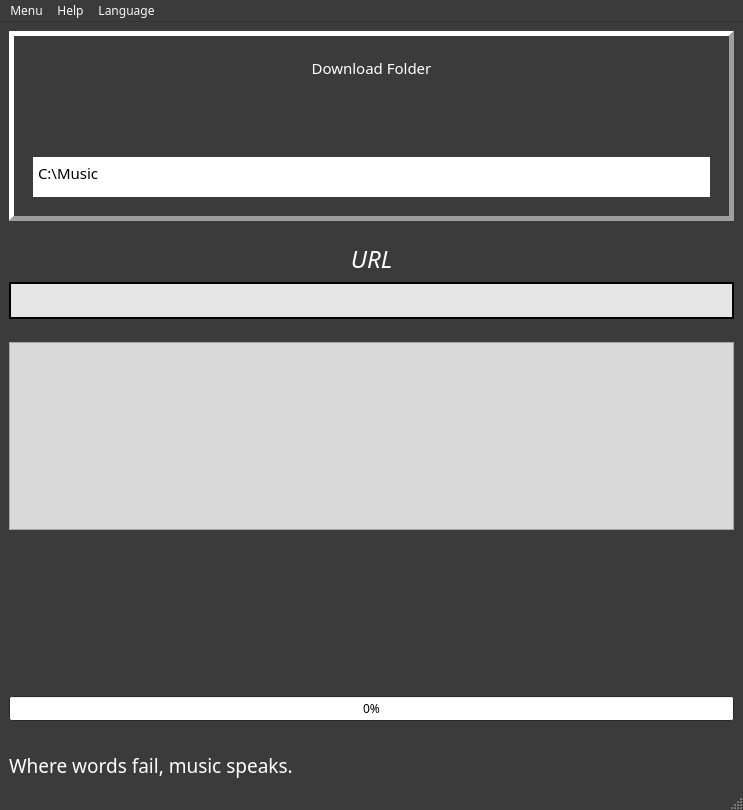
<?xml version="1.0" encoding="UTF-8"?>
<ui version="4.0">
 <class>MainWindow</class>
 <widget class="QMainWindow" name="MainWindow">
  <property name="geometry">
   <rect>
    <x>0</x>
    <y>0</y>
    <width>743</width>
    <height>810</height>
   </rect>
  </property>
  <property name="maximumSize">
   <size>
    <width>1920</width>
    <height>1080</height>
   </size>
  </property>
  <property name="palette">
   <palette>
    <active>
     <colorrole role="WindowText">
      <brush brushstyle="SolidPattern">
       <color alpha="255">
        <red>255</red>
        <green>255</green>
        <blue>255</blue>
       </color>
      </brush>
     </colorrole>
     <colorrole role="Text">
      <brush brushstyle="SolidPattern">
       <color alpha="255">
        <red>0</red>
        <green>0</green>
        <blue>0</blue>
       </color>
      </brush>
     </colorrole>
     <colorrole role="ButtonText">
      <brush brushstyle="SolidPattern">
       <color alpha="255">
        <red>249</red>
        <green>249</green>
        <blue>249</blue>
       </color>
      </brush>
     </colorrole>
     <colorrole role="Base">
      <brush brushstyle="SolidPattern">
       <color alpha="255">
        <red>255</red>
        <green>255</green>
        <blue>255</blue>
       </color>
      </brush>
     </colorrole>
     <colorrole role="Window">
      <brush brushstyle="SolidPattern">
       <color alpha="255">
        <red>59</red>
        <green>59</green>
        <blue>59</blue>
       </color>
      </brush>
     </colorrole>
    </active>
    <inactive>
     <colorrole role="WindowText">
      <brush brushstyle="SolidPattern">
       <color alpha="255">
        <red>255</red>
        <green>255</green>
        <blue>255</blue>
       </color>
      </brush>
     </colorrole>
     <colorrole role="Text">
      <brush brushstyle="SolidPattern">
       <color alpha="255">
        <red>0</red>
        <green>0</green>
        <blue>0</blue>
       </color>
      </brush>
     </colorrole>
     <colorrole role="ButtonText">
      <brush brushstyle="SolidPattern">
       <color alpha="255">
        <red>249</red>
        <green>249</green>
        <blue>249</blue>
       </color>
      </brush>
     </colorrole>
     <colorrole role="Base">
      <brush brushstyle="SolidPattern">
       <color alpha="255">
        <red>255</red>
        <green>255</green>
        <blue>255</blue>
       </color>
      </brush>
     </colorrole>
     <colorrole role="Window">
      <brush brushstyle="SolidPattern">
       <color alpha="255">
        <red>59</red>
        <green>59</green>
        <blue>59</blue>
       </color>
      </brush>
     </colorrole>
    </inactive>
    <disabled>
     <colorrole role="WindowText">
      <brush brushstyle="SolidPattern">
       <color alpha="255">
        <red>120</red>
        <green>120</green>
        <blue>120</blue>
       </color>
      </brush>
     </colorrole>
     <colorrole role="Text">
      <brush brushstyle="SolidPattern">
       <color alpha="255">
        <red>120</red>
        <green>120</green>
        <blue>120</blue>
       </color>
      </brush>
     </colorrole>
     <colorrole role="ButtonText">
      <brush brushstyle="SolidPattern">
       <color alpha="255">
        <red>120</red>
        <green>120</green>
        <blue>120</blue>
       </color>
      </brush>
     </colorrole>
     <colorrole role="Base">
      <brush brushstyle="SolidPattern">
       <color alpha="255">
        <red>59</red>
        <green>59</green>
        <blue>59</blue>
       </color>
      </brush>
     </colorrole>
     <colorrole role="Window">
      <brush brushstyle="SolidPattern">
       <color alpha="255">
        <red>59</red>
        <green>59</green>
        <blue>59</blue>
       </color>
      </brush>
     </colorrole>
    </disabled>
   </palette>
  </property>
  <property name="font">
   <font>
    <family>Gill Sans MT</family>
    <pointsize>9</pointsize>
   </font>
  </property>
  <property name="windowTitle">
   <string>MyTuneFy</string>
  </property>
  <property name="windowIcon">
   <iconset resource="icons.qrc">
    <normaloff>:/spotify/resources/icons/cuffie.png</normaloff>:/spotify/resources/icons/cuffie.png</iconset>
  </property>
  <widget class="QWidget" name="centralwidget">
   <layout class="QVBoxLayout" name="verticalLayout_3">
    <item>
     <widget class="QFrame" name="frame_Folder">
      <property name="minimumSize">
       <size>
        <width>0</width>
        <height>190</height>
       </size>
      </property>
      <property name="frameShape">
       <enum>QFrame::Panel</enum>
      </property>
      <property name="frameShadow">
       <enum>QFrame::Raised</enum>
      </property>
      <property name="lineWidth">
       <number>5</number>
      </property>
      <layout class="QHBoxLayout" name="horizontalLayout_2">
       <item>
        <layout class="QVBoxLayout" name="verticalLayout_2">
         <property name="leftMargin">
          <number>10</number>
         </property>
         <property name="topMargin">
          <number>10</number>
         </property>
         <property name="rightMargin">
          <number>10</number>
         </property>
         <property name="bottomMargin">
          <number>10</number>
         </property>
         <item>
          <widget class="QLabel" name="label_DownloadFolder">
           <property name="minimumSize">
            <size>
             <width>0</width>
             <height>25</height>
            </size>
           </property>
           <property name="font">
            <font>
             <pointsize>11</pointsize>
            </font>
           </property>
           <property name="frameShape">
            <enum>QFrame::NoFrame</enum>
           </property>
           <property name="text">
            <string>Download Folder</string>
           </property>
           <property name="alignment">
            <set>Qt::AlignCenter</set>
           </property>
          </widget>
         </item>
         <item>
          <spacer name="verticalSpacer_7">
           <property name="orientation">
            <enum>Qt::Vertical</enum>
           </property>
           <property name="sizeType">
            <enum>QSizePolicy::Fixed</enum>
           </property>
           <property name="sizeHint" stdset="0">
            <size>
             <width>20</width>
             <height>10</height>
            </size>
           </property>
          </spacer>
         </item>
         <item>
          <widget class="QPushButton" name="pushButtonFolder">
           <property name="sizePolicy">
            <sizepolicy hsizetype="Minimum" vsizetype="Preferred">
             <horstretch>0</horstretch>
             <verstretch>0</verstretch>
            </sizepolicy>
           </property>
           <property name="minimumSize">
            <size>
             <width>0</width>
             <height>40</height>
            </size>
           </property>
           <property name="font">
            <font>
             <pointsize>10</pointsize>
            </font>
           </property>
           <property name="styleSheet">
            <string notr="true">background-color: rgb(253, 253, 253);
color: rgb(255, 255, 255);</string>
           </property>
           <property name="text">
            <string/>
           </property>
           <property name="icon">
            <iconset resource="icons.qrc">
             <normaloff>:/spotify/resources/icons/folder.png</normaloff>:/spotify/resources/icons/folder.png</iconset>
           </property>
           <property name="iconSize">
            <size>
             <width>40</width>
             <height>40</height>
            </size>
           </property>
           <property name="flat">
            <bool>true</bool>
           </property>
          </widget>
         </item>
         <item>
          <spacer name="verticalSpacer_6">
           <property name="orientation">
            <enum>Qt::Vertical</enum>
           </property>
           <property name="sizeHint" stdset="0">
            <size>
             <width>20</width>
             <height>10</height>
            </size>
           </property>
          </spacer>
         </item>
         <item>
          <widget class="QPlainTextEdit" name="plainTextDirectory">
           <property name="enabled">
            <bool>true</bool>
           </property>
           <property name="sizePolicy">
            <sizepolicy hsizetype="Preferred" vsizetype="Preferred">
             <horstretch>0</horstretch>
             <verstretch>0</verstretch>
            </sizepolicy>
           </property>
           <property name="minimumSize">
            <size>
             <width>200</width>
             <height>30</height>
            </size>
           </property>
           <property name="maximumSize">
            <size>
             <width>16777215</width>
             <height>40</height>
            </size>
           </property>
           <property name="font">
            <font>
             <pointsize>11</pointsize>
            </font>
           </property>
           <property name="whatsThis">
            <string>Download folder</string>
           </property>
           <property name="frameShape">
            <enum>QFrame::Box</enum>
           </property>
           <property name="frameShadow">
            <enum>QFrame::Plain</enum>
           </property>
           <property name="readOnly">
            <bool>true</bool>
           </property>
           <property name="plainText">
            <string>C:\Music</string>
           </property>
          </widget>
         </item>
        </layout>
       </item>
      </layout>
     </widget>
    </item>
    <item>
     <spacer name="verticalSpacer">
      <property name="orientation">
       <enum>Qt::Vertical</enum>
      </property>
      <property name="sizeType">
       <enum>QSizePolicy::Fixed</enum>
      </property>
      <property name="sizeHint" stdset="0">
       <size>
        <width>20</width>
        <height>15</height>
       </size>
      </property>
     </spacer>
    </item>
    <item>
     <widget class="QLabel" name="label_URL">
      <property name="maximumSize">
       <size>
        <width>16777215</width>
        <height>45</height>
       </size>
      </property>
      <property name="font">
       <font>
        <pointsize>18</pointsize>
        <italic>true</italic>
       </font>
      </property>
      <property name="text">
       <string>URL</string>
      </property>
      <property name="alignment">
       <set>Qt::AlignCenter</set>
      </property>
     </widget>
    </item>
    <item>
     <widget class="QPlainTextEdit" name="plainTextEditUrl">
      <property name="sizePolicy">
       <sizepolicy hsizetype="Preferred" vsizetype="Fixed">
        <horstretch>0</horstretch>
        <verstretch>0</verstretch>
       </sizepolicy>
      </property>
      <property name="minimumSize">
       <size>
        <width>0</width>
        <height>35</height>
       </size>
      </property>
      <property name="maximumSize">
       <size>
        <width>16777215</width>
        <height>40</height>
       </size>
      </property>
      <property name="palette">
       <palette>
        <active>
         <colorrole role="Button">
          <brush brushstyle="SolidPattern">
           <color alpha="255">
            <red>229</red>
            <green>229</green>
            <blue>229</blue>
           </color>
          </brush>
         </colorrole>
         <colorrole role="Text">
          <brush brushstyle="SolidPattern">
           <color alpha="255">
            <red>75</red>
            <green>129</green>
            <blue>173</blue>
           </color>
          </brush>
         </colorrole>
         <colorrole role="Base">
          <brush brushstyle="SolidPattern">
           <color alpha="255">
            <red>229</red>
            <green>229</green>
            <blue>229</blue>
           </color>
          </brush>
         </colorrole>
         <colorrole role="Window">
          <brush brushstyle="SolidPattern">
           <color alpha="255">
            <red>229</red>
            <green>229</green>
            <blue>229</blue>
           </color>
          </brush>
         </colorrole>
        </active>
        <inactive>
         <colorrole role="Button">
          <brush brushstyle="SolidPattern">
           <color alpha="255">
            <red>229</red>
            <green>229</green>
            <blue>229</blue>
           </color>
          </brush>
         </colorrole>
         <colorrole role="Text">
          <brush brushstyle="SolidPattern">
           <color alpha="255">
            <red>75</red>
            <green>129</green>
            <blue>173</blue>
           </color>
          </brush>
         </colorrole>
         <colorrole role="Base">
          <brush brushstyle="SolidPattern">
           <color alpha="255">
            <red>229</red>
            <green>229</green>
            <blue>229</blue>
           </color>
          </brush>
         </colorrole>
         <colorrole role="Window">
          <brush brushstyle="SolidPattern">
           <color alpha="255">
            <red>229</red>
            <green>229</green>
            <blue>229</blue>
           </color>
          </brush>
         </colorrole>
        </inactive>
        <disabled>
         <colorrole role="Button">
          <brush brushstyle="SolidPattern">
           <color alpha="255">
            <red>229</red>
            <green>229</green>
            <blue>229</blue>
           </color>
          </brush>
         </colorrole>
         <colorrole role="Text">
          <brush brushstyle="SolidPattern">
           <color alpha="255">
            <red>120</red>
            <green>120</green>
            <blue>120</blue>
           </color>
          </brush>
         </colorrole>
         <colorrole role="Base">
          <brush brushstyle="SolidPattern">
           <color alpha="255">
            <red>229</red>
            <green>229</green>
            <blue>229</blue>
           </color>
          </brush>
         </colorrole>
         <colorrole role="Window">
          <brush brushstyle="SolidPattern">
           <color alpha="255">
            <red>229</red>
            <green>229</green>
            <blue>229</blue>
           </color>
          </brush>
         </colorrole>
        </disabled>
       </palette>
      </property>
      <property name="font">
       <font>
        <family>Gill Sans MT</family>
        <pointsize>9</pointsize>
        <weight>50</weight>
        <bold>false</bold>
       </font>
      </property>
      <property name="statusTip">
       <string>Copiare link  Spotify qui</string>
      </property>
      <property name="autoFillBackground">
       <bool>true</bool>
      </property>
      <property name="styleSheet">
       <string notr="true">background-color: rgb(229, 229, 229);</string>
      </property>
      <property name="frameShape">
       <enum>QFrame::Box</enum>
      </property>
      <property name="frameShadow">
       <enum>QFrame::Plain</enum>
      </property>
      <property name="lineWidth">
       <number>2</number>
      </property>
      <property name="documentTitle">
       <string/>
      </property>
      <property name="plainText">
       <string/>
      </property>
      <property name="overwriteMode">
       <bool>false</bool>
      </property>
      <property name="backgroundVisible">
       <bool>false</bool>
      </property>
      <property name="centerOnScroll">
       <bool>false</bool>
      </property>
     </widget>
    </item>
    <item>
     <spacer name="verticalSpacer_3">
      <property name="orientation">
       <enum>Qt::Vertical</enum>
      </property>
      <property name="sizeHint" stdset="0">
       <size>
        <width>20</width>
        <height>20</height>
       </size>
      </property>
     </spacer>
    </item>
    <item>
     <widget class="QListWidget" name="listWidgetUrls">
      <property name="sizePolicy">
       <sizepolicy hsizetype="Expanding" vsizetype="Preferred">
        <horstretch>0</horstretch>
        <verstretch>0</verstretch>
       </sizepolicy>
      </property>
      <property name="minimumSize">
       <size>
        <width>350</width>
        <height>0</height>
       </size>
      </property>
      <property name="maximumSize">
       <size>
        <width>16777215</width>
        <height>200</height>
       </size>
      </property>
      <property name="palette">
       <palette>
        <active>
         <colorrole role="Button">
          <brush brushstyle="SolidPattern">
           <color alpha="255">
            <red>217</red>
            <green>217</green>
            <blue>217</blue>
           </color>
          </brush>
         </colorrole>
         <colorrole role="Text">
          <brush brushstyle="SolidPattern">
           <color alpha="255">
            <red>0</red>
            <green>117</green>
            <blue>0</blue>
           </color>
          </brush>
         </colorrole>
         <colorrole role="Base">
          <brush brushstyle="SolidPattern">
           <color alpha="255">
            <red>217</red>
            <green>217</green>
            <blue>217</blue>
           </color>
          </brush>
         </colorrole>
         <colorrole role="Window">
          <brush brushstyle="SolidPattern">
           <color alpha="255">
            <red>217</red>
            <green>217</green>
            <blue>217</blue>
           </color>
          </brush>
         </colorrole>
        </active>
        <inactive>
         <colorrole role="Button">
          <brush brushstyle="SolidPattern">
           <color alpha="255">
            <red>217</red>
            <green>217</green>
            <blue>217</blue>
           </color>
          </brush>
         </colorrole>
         <colorrole role="Text">
          <brush brushstyle="SolidPattern">
           <color alpha="255">
            <red>0</red>
            <green>117</green>
            <blue>0</blue>
           </color>
          </brush>
         </colorrole>
         <colorrole role="Base">
          <brush brushstyle="SolidPattern">
           <color alpha="255">
            <red>217</red>
            <green>217</green>
            <blue>217</blue>
           </color>
          </brush>
         </colorrole>
         <colorrole role="Window">
          <brush brushstyle="SolidPattern">
           <color alpha="255">
            <red>217</red>
            <green>217</green>
            <blue>217</blue>
           </color>
          </brush>
         </colorrole>
        </inactive>
        <disabled>
         <colorrole role="Button">
          <brush brushstyle="SolidPattern">
           <color alpha="255">
            <red>217</red>
            <green>217</green>
            <blue>217</blue>
           </color>
          </brush>
         </colorrole>
         <colorrole role="Text">
          <brush brushstyle="SolidPattern">
           <color alpha="255">
            <red>120</red>
            <green>120</green>
            <blue>120</blue>
           </color>
          </brush>
         </colorrole>
         <colorrole role="Base">
          <brush brushstyle="SolidPattern">
           <color alpha="255">
            <red>217</red>
            <green>217</green>
            <blue>217</blue>
           </color>
          </brush>
         </colorrole>
         <colorrole role="Window">
          <brush brushstyle="SolidPattern">
           <color alpha="255">
            <red>217</red>
            <green>217</green>
            <blue>217</blue>
           </color>
          </brush>
         </colorrole>
        </disabled>
       </palette>
      </property>
      <property name="font">
       <font>
        <family>Gill Sans MT</family>
        <pointsize>11</pointsize>
        <italic>true</italic>
       </font>
      </property>
      <property name="statusTip">
       <string>Doppio click sulla voce selezionata per rimuoverla dalla lista</string>
      </property>
      <property name="styleSheet">
       <string notr="true">background-color: rgb(217, 217, 217);</string>
      </property>
      <property name="alternatingRowColors">
       <bool>true</bool>
      </property>
      <property name="textElideMode">
       <enum>Qt::ElideRight</enum>
      </property>
      <property name="resizeMode">
       <enum>QListView::Adjust</enum>
      </property>
     </widget>
    </item>
    <item>
     <spacer name="verticalSpacer_4">
      <property name="orientation">
       <enum>Qt::Vertical</enum>
      </property>
      <property name="sizeHint" stdset="0">
       <size>
        <width>20</width>
        <height>20</height>
       </size>
      </property>
     </spacer>
    </item>
    <item>
     <widget class="QPushButton" name="StartPushButton">
      <property name="minimumSize">
       <size>
        <width>0</width>
        <height>100</height>
       </size>
      </property>
      <property name="maximumSize">
       <size>
        <width>1500</width>
        <height>16777215</height>
       </size>
      </property>
      <property name="font">
       <font>
        <pointsize>15</pointsize>
       </font>
      </property>
      <property name="toolTip">
       <string>download</string>
      </property>
      <property name="statusTip">
       <string>Press for download</string>
      </property>
      <property name="layoutDirection">
       <enum>Qt::LeftToRight</enum>
      </property>
      <property name="styleSheet">
       <string notr="true">background-color: rgb(76, 76, 76);
color: rgb(255, 255, 255);</string>
      </property>
      <property name="text">
       <string/>
      </property>
      <property name="icon">
       <iconset resource="icons.qrc">
        <normaloff>:/spotify/resources/icons/down_music_red.png</normaloff>:/spotify/resources/icons/down_music_red.png</iconset>
      </property>
      <property name="iconSize">
       <size>
        <width>80</width>
        <height>80</height>
       </size>
      </property>
      <property name="autoRepeat">
       <bool>true</bool>
      </property>
      <property name="flat">
       <bool>true</bool>
      </property>
     </widget>
    </item>
    <item>
     <spacer name="verticalSpacer_2">
      <property name="orientation">
       <enum>Qt::Vertical</enum>
      </property>
      <property name="sizeHint" stdset="0">
       <size>
        <width>20</width>
        <height>40</height>
       </size>
      </property>
     </spacer>
    </item>
    <item>
     <widget class="QProgressBar" name="progressBar">
      <property name="enabled">
       <bool>true</bool>
      </property>
      <property name="value">
       <number>0</number>
      </property>
      <property name="alignment">
       <set>Qt::AlignCenter</set>
      </property>
     </widget>
    </item>
    <item>
     <spacer name="verticalSpacer_8">
      <property name="orientation">
       <enum>Qt::Vertical</enum>
      </property>
      <property name="sizeType">
       <enum>QSizePolicy::Fixed</enum>
      </property>
      <property name="sizeHint" stdset="0">
       <size>
        <width>20</width>
        <height>25</height>
       </size>
      </property>
     </spacer>
    </item>
    <item>
     <layout class="QHBoxLayout" name="horizontalLayout">
      <property name="sizeConstraint">
       <enum>QLayout::SetMinAndMaxSize</enum>
      </property>
      <item>
       <widget class="QLabel" name="label_bottomPhrase">
        <property name="maximumSize">
         <size>
          <width>16777215</width>
          <height>100</height>
         </size>
        </property>
        <property name="font">
         <font>
          <family>Forte</family>
          <pointsize>14</pointsize>
         </font>
        </property>
        <property name="text">
         <string>Where words fail, music speaks.</string>
        </property>
       </widget>
      </item>
      <item>
       <widget class="QLabel" name="label_IconPlay">
        <property name="maximumSize">
         <size>
          <width>40</width>
          <height>40</height>
         </size>
        </property>
        <property name="text">
         <string/>
        </property>
        <property name="pixmap">
         <pixmap resource="icons.qrc">:/spotify/resources/icons/play1.png</pixmap>
        </property>
        <property name="scaledContents">
         <bool>true</bool>
        </property>
       </widget>
      </item>
      <item>
       <widget class="QLabel" name="label_IconHead">
        <property name="sizePolicy">
         <sizepolicy hsizetype="Fixed" vsizetype="Fixed">
          <horstretch>0</horstretch>
          <verstretch>0</verstretch>
         </sizepolicy>
        </property>
        <property name="maximumSize">
         <size>
          <width>50</width>
          <height>50</height>
         </size>
        </property>
        <property name="text">
         <string/>
        </property>
        <property name="pixmap">
         <pixmap resource="icons.qrc">:/spotify/resources/icons/music4.png</pixmap>
        </property>
        <property name="scaledContents">
         <bool>true</bool>
        </property>
       </widget>
      </item>
     </layout>
    </item>
   </layout>
  </widget>
  <widget class="QMenuBar" name="menubar">
   <property name="geometry">
    <rect>
     <x>0</x>
     <y>0</y>
     <width>743</width>
     <height>26</height>
    </rect>
   </property>
   <widget class="QMenu" name="menuMenu">
    <property name="title">
     <string>Menu</string>
    </property>
    <addaction name="actionAdvanced"/>
    <addaction name="actionFormat"/>
    <addaction name="actionOverride_Policy"/>
   </widget>
   <widget class="QMenu" name="menuHelp">
    <property name="title">
     <string>Help</string>
    </property>
    <addaction name="actionhelp"/>
    <addaction name="actionReadMe"/>
   </widget>
   <widget class="QMenu" name="menuLanguage">
    <property name="title">
     <string>Language</string>
    </property>
    <property name="icon">
     <iconset resource="icons.qrc">
      <normaloff>:/spotify/resources/icons/language.png</normaloff>:/spotify/resources/icons/language.png</iconset>
    </property>
    <addaction name="actionL"/>
    <addaction name="actionEng"/>
   </widget>
   <addaction name="menuMenu"/>
   <addaction name="menuHelp"/>
   <addaction name="menuLanguage"/>
  </widget>
  <widget class="QStatusBar" name="statusbar"/>
  <action name="actionhelp">
   <property name="icon">
    <iconset resource="icons.qrc">
     <normaloff>:/spotify/resources/icons/interrogativo1.png</normaloff>:/spotify/resources/icons/interrogativo1.png</iconset>
   </property>
   <property name="text">
    <string>Manual</string>
   </property>
  </action>
  <action name="actionReadMe">
   <property name="icon">
    <iconset resource="icons.qrc">
     <normaloff>:/spotify/resources/icons/info.png</normaloff>:/spotify/resources/icons/info.png</iconset>
   </property>
   <property name="text">
    <string>ReadMe</string>
   </property>
  </action>
  <action name="actionAdvanced">
   <property name="text">
    <string>Advanced</string>
   </property>
  </action>
  <action name="actionL">
   <property name="icon">
    <iconset resource="icons.qrc">
     <normaloff>:/spotify/resources/icons/ita.png</normaloff>:/spotify/resources/icons/ita.png</iconset>
   </property>
   <property name="text">
    <string>Ita</string>
   </property>
  </action>
  <action name="actionEng">
   <property name="icon">
    <iconset resource="icons.qrc">
     <normaloff>:/spotify/resources/icons/eng.png</normaloff>:/spotify/resources/icons/eng.png</iconset>
   </property>
   <property name="text">
    <string>Eng</string>
   </property>
  </action>
  <action name="actionFormat">
   <property name="text">
    <string>Format</string>
   </property>
  </action>
  <action name="actionOverride_Policy">
   <property name="text">
    <string>Override Policy</string>
   </property>
  </action>
 </widget>
 <resources>
  <include location="icons.qrc"/>
 </resources>
 <connections/>
</ui>
